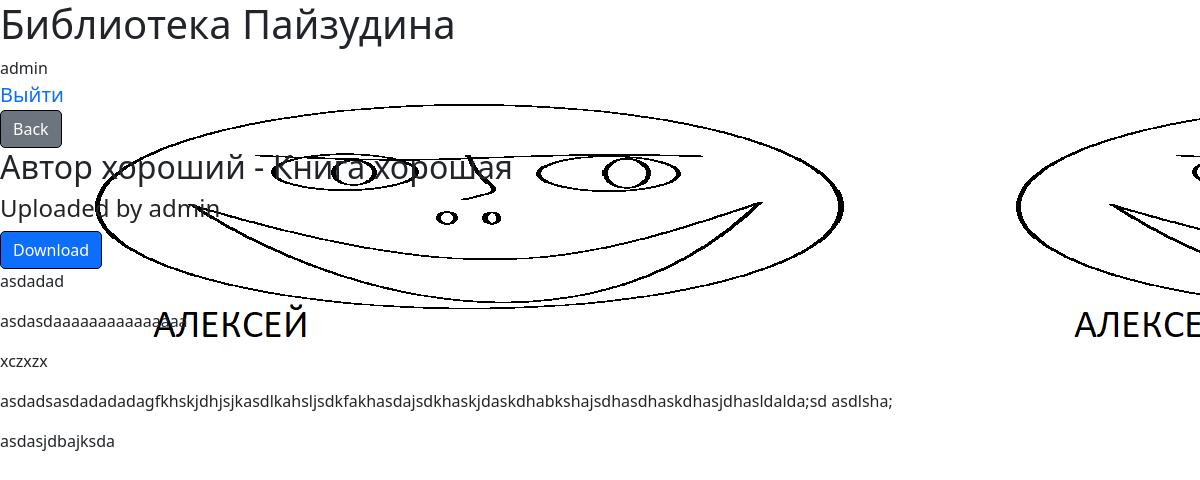
The app's page /read_book/1 (signed in) with its own data.
### data/users.py (models this page shows, shortened)
class User(SqlAlchemyBase, UserMixin, SerializerMixin):
    __tablename__ = 'users'
    id = sqlalchemy.Column(sqlalchemy.Integer, primary_key=True, autoincrement=True)
    username = sqlalchemy.Column(sqlalchemy.String, unique=True)
    email = sqlalchemy.Column(sqlalchemy.String, index=True, unique=True)
    hashed_password = sqlalchemy.Column(sqlalchemy.String)

### data/books.py (models this page shows)
class Book(SqlAlchemyBase, SerializerMixin):
    __tablename__ = 'books'
    id = sqlalchemy.Column(sqlalchemy.Integer, primary_key=True, autoincrement=True)
    title = sqlalchemy.Column(sqlalchemy.String)
    file = sqlalchemy.Column(sqlalchemy.String)
    user_uploaded = sqlalchemy.Column(sqlalchemy.Integer, sqlalchemy.ForeignKey("users.id"))
    author_id = sqlalchemy.Column(sqlalchemy.Integer, sqlalchemy.ForeignKey("authors.id"))
    author_name = sqlalchemy.Column(sqlalchemy.String, sqlalchemy.ForeignKey("authors.name"))
    user_uploaded_name = sqlalchemy.Column(sqlalchemy.String, sqlalchemy.ForeignKey("users.username"))

### main.py (the view)
@app.route('/read_book/<book_id>', methods=['GET'])
@login_required
def read_book(book_id):
    db_sess = db_session.create_session()
    for book in db_sess.query(Book).filter(Book.id == book_id).all():
        text = open(book.file, mode="r").readlines()
        return render_template('read_book.html', text=text, book=book)

### data/db_session.py (called while the page is built)
def create_session() -> Session:
    global __factory
    return __factory()

### main.py (called while the page is built)
@login_manager.user_loader
def load_user(user_id):
    db_sess = db_session.create_session()
    return db_sess.query(User).get(user_id)

### templates/read_book.html (shortened to what this page needs)
{% extends "base.html" %}
{% block content %}
<a href="/" class="btn btn-secondary">Back</a>
<h2>{{ book.author_name }} - {{ book.title }}</h2>
<h4>Uploaded by {{book.user_uploaded_name}}</h4>
<a class="btn btn-primary" href="/download_book/{{ book.file }}" download="{{ book.file }}">Download</a>
    {% for i in text %}
    <p>
    {{i}}
    </p>
    {% endfor %}
{% endblock %}

### templates/base.html (shortened to what this page needs)
<!DOCTYPE html>
<html lang="en">
<head>
      <link rel="stylesheet" type="text/css" href="/static/css/style.css" />
      <link rel="stylesheet"
                    href="https://cdn.jsdelivr.net/npm/bootstrap@5.0.0-beta1/dist/css/bootstrap.min.css"
>
    <h1>Библиотека Пайзудина</h1>
    </head>
    <body class="sas">
    <nav>
        {% if current_user.is_authenticated %}
        <div>{{ current_user.username }}</div>
    <a class="navbar-brand" href="/logout">Выйти</a>
{% else %}
    <p>
        <a class="btn btn-primary " href="/register">Зарегистрироваться</a>
        <a class="btn btn-success" href="/login">Войти</a>
    </p>
{% endif %}
    </nav>
        {% block content %}{% endblock %}
    </body>
</html>

### static/css/style.css (style rules this page uses)
a.btn { border: 1px solid black; border-radius: 5px; }
body.sas { background-image: url("../img/aleksei.png"); background-repeat: repeat; }

### records on screen
User: username "admin"
Book: author_name "Автор хороший", title "Книга хорошая", user_uploaded_name "admin"

### other values on screen
{{ i }} "asdadad" "asdasdaaaaaaaaaaaaaaa" "xczxzx" "asdadsasdadadadagfkhskjdhjsjkasdlkahsljsdkfakhasdajsdkhaskjdaskdhabkshajsdhasdhaskdhasjdhasldalda;sd asdlsha;" "asdasjdbajksda"
